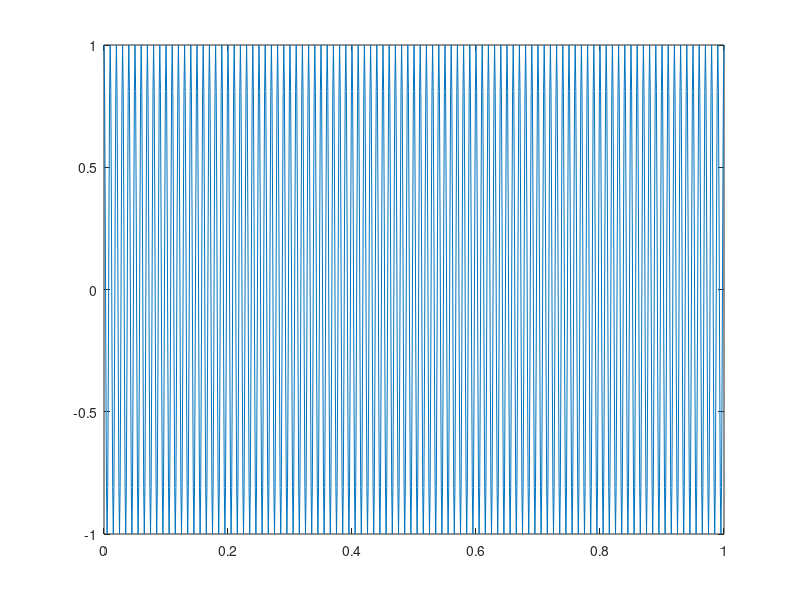
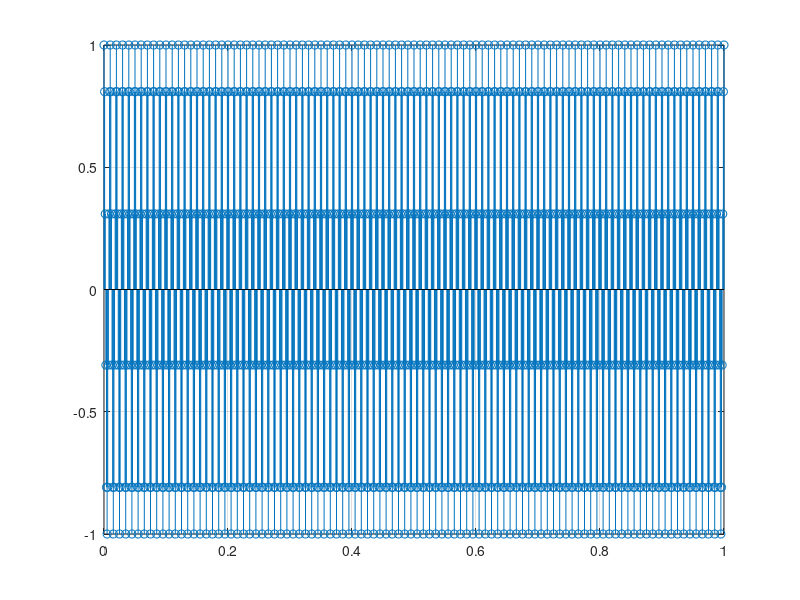
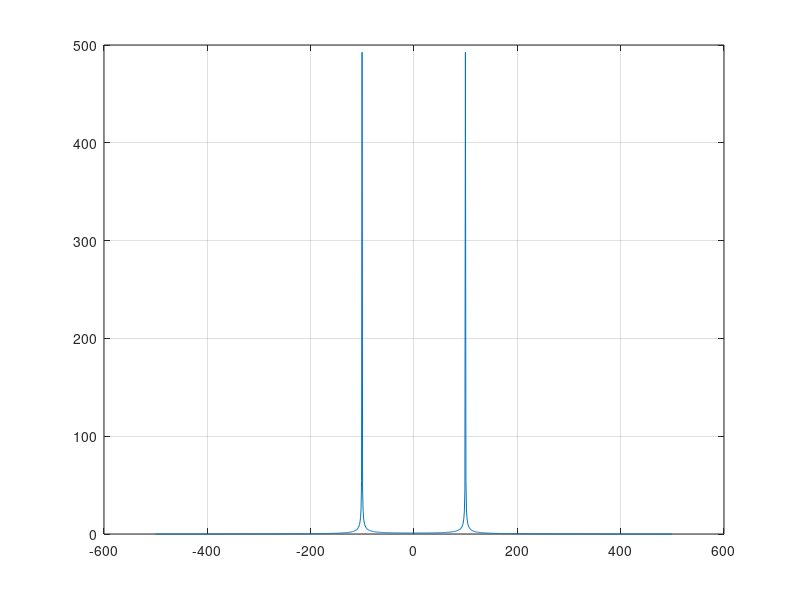
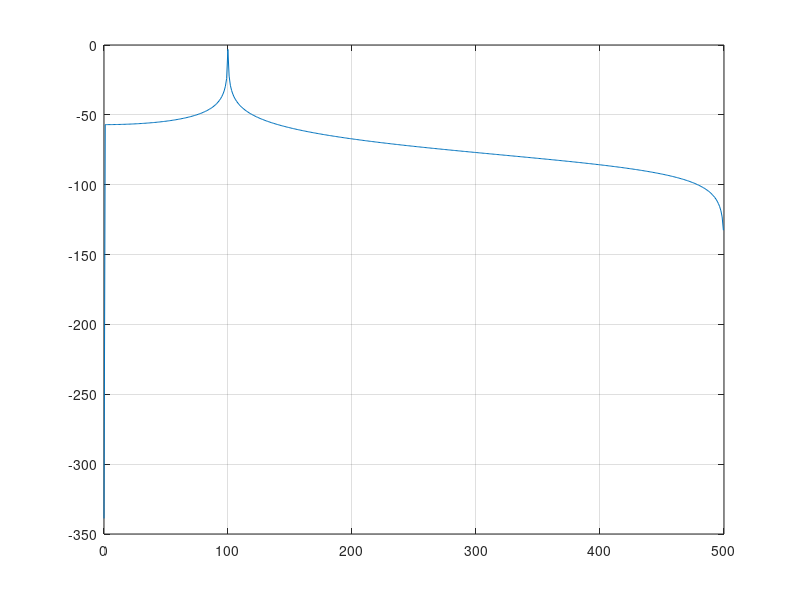

MATLAB code for these plots, in order:
close all;
clear all;



fc=100;
fs=1000;
t=0:1/fs:1;
s=cos(2*pi*fc*t);
figure(1);
plot(t,s)
figure(2);
stem(t,s)
grid on;



n=length(s);
fft_s=fftshift(abs(fft(s)));
f=-n/2:(n/2-1);
figure(3);
plot(f,fft_s)
grid on;


nfft=n;
window=rectwin(nfft);
[pxx,f]=pwelch(s,window,0,nfft,fs);
dp_hz=10*log10(pxx);
figure(4);
plot(f,dp_hz)
grid on;

load qpsk;
qpsk_cut=qpsk(6:1965);
mat=reshape(real(qpsk_cut),10,1960/10);
figure(5);

for i=1:size(mat,2)
    symb=mat(:,i);
    plot(symb(1:end))
    hold on;
end
figure(6);
eyediagram(real(qpsk),10);
%plot(qpsk)
%plot((qpsk(1:100)));
%eyedriagram(qpsk,10)


